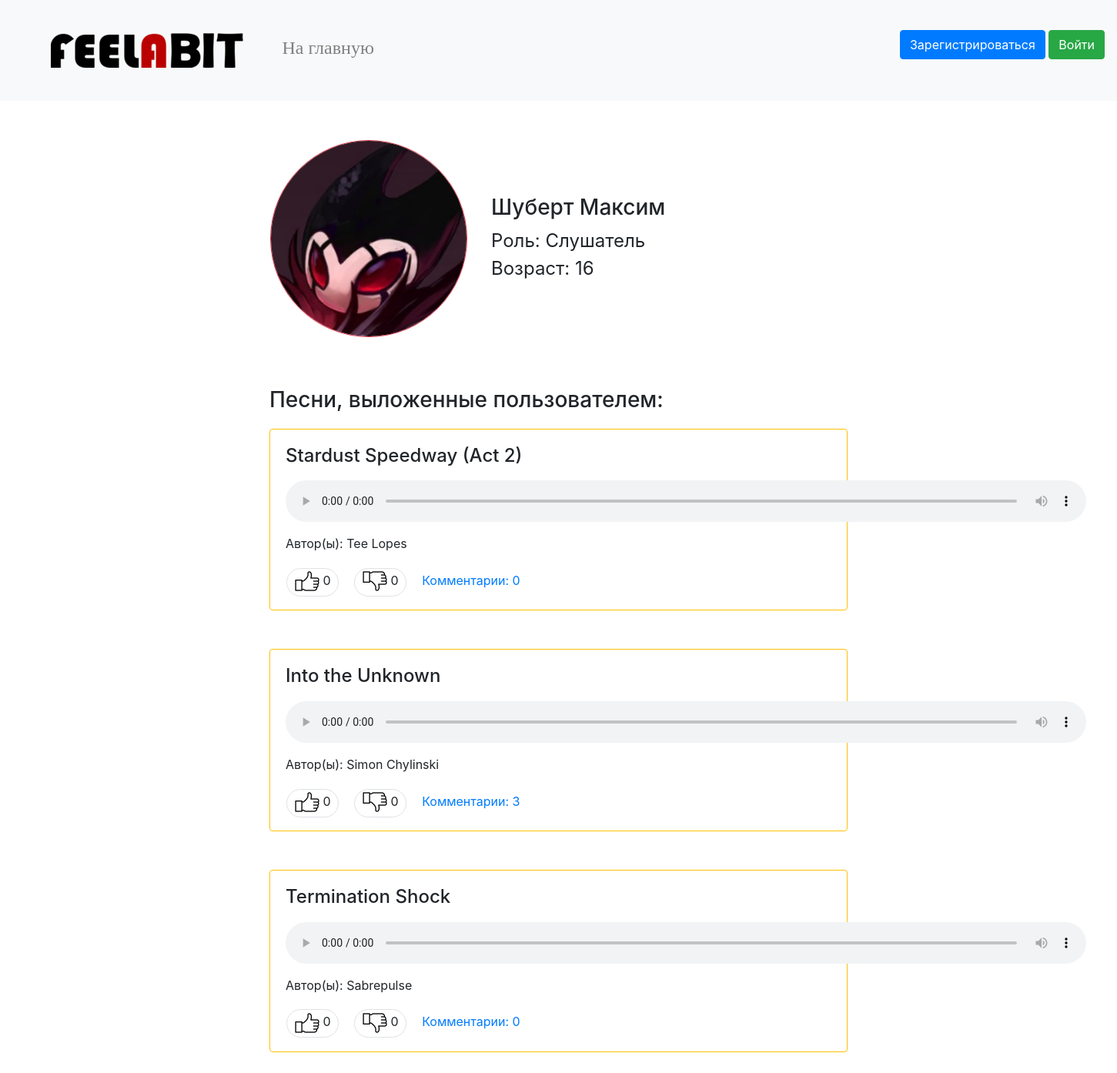
Page /user/1 on the committed database.
### data/users.py (models this page shows, shortened)
class User(SqlAlchemyBase, UserMixin, SerializerMixin):
    __tablename__ = 'users'
    id = sqlalchemy.Column(sqlalchemy.Integer, primary_key=True, autoincrement=True)
    surname = sqlalchemy.Column(sqlalchemy.String, nullable=True)
    name = sqlalchemy.Column(sqlalchemy.String, nullable=True)
    role = sqlalchemy.Column(sqlalchemy.String, nullable=True)
    email = sqlalchemy.Column(sqlalchemy.String, index=True, unique=True, nullable=True)
    age = sqlalchemy.Column(sqlalchemy.Integer, nullable=True)
    avatar_img = sqlalchemy.Column(sqlalchemy.String, default='/static/img/user.png')
    hashed_password = sqlalchemy.Column(sqlalchemy.String, nullable=True)
    modified_date = sqlalchemy.Column(sqlalchemy.DateTime, default=datetime.datetime.now)
    register_date = sqlalchemy.Column(sqlalchemy.DateTime, default=datetime.datetime.now)

### data/audio.py (models this page shows, shortened)
class Audio(SqlAlchemyBase, SerializerMixin):
    __tablename__ = 'audio'
    id = sqlalchemy.Column(sqlalchemy.Integer, primary_key=True, autoincrement=True)
    file = sqlalchemy.Column(sqlalchemy.String, nullable=True)
    publisher = sqlalchemy.Column(sqlalchemy.Integer, sqlalchemy.ForeignKey('users.id'))
    name = sqlalchemy.Column(sqlalchemy.String, nullable=True)
    author = sqlalchemy.Column(sqlalchemy.String, nullable=True)
    genre = sqlalchemy.Column(sqlalchemy.String, nullable=True)
    duration = sqlalchemy.Column(sqlalchemy.Integer, nullable=True)
    likes = sqlalchemy.Column(sqlalchemy.Integer, default=0)
    dislikes = sqlalchemy.Column(sqlalchemy.Integer, default=0)
    likers = sqlalchemy.Column(sqlalchemy.String, nullable=True)
    dislikers = sqlalchemy.Column(sqlalchemy.String, nullable=True)
    comments = sqlalchemy.Column(sqlalchemy.String, default='')
    publish_date = sqlalchemy.Column(sqlalchemy.DateTime, default=datetime.datetime.now)
    modified_date = sqlalchemy.Column(sqlalchemy.DateTime, default=datetime.datetime.now)

### main.py (the view)
@app.route('/user/<int:user_id>')
def user_prof(user_id):
    db_sess = db_session.create_session()
    user = db_sess.query(User).filter(User.id == user_id).first()
    user_audios = []
    for audio in db_sess.query(Audio).filter(Audio.publisher == user_id).all():
        audio_likers = map(int, audio.likers.split()) if audio.likers else []
        audio_dislikers = map(int, audio.dislikers.split()) if audio.dislikers else []
        comments_sum = len(audio.comments.split('✓')) if audio.comments != '' else 0
        user_audios.append([audio.author, audio.file, audio.name, audio.genre, audio.id,
                            audio.likes, audio.dislikes, audio_likers, audio_dislikers,
                            comments_sum])
    user_role = roles[user.role]
    user_info = [user.surname, user.name, user_role, user.age, user.avatar_img, user.id, len(user_audios)]
    return render_template('user.html', user_info=user_info, user_audios=user_audios)

### data/db_session.py (called while the page is built)
def create_session() -> Session:
    global __factory
    return __factory()

### templates/user.html (shortened to what this page needs)
{% extends "base.html" %}
{% block content %}
    <table style="margin-top: 50px;margin-left: 250px; margin-bottom: 40px">
        <tr>
            <td>
                <img src="{{ user_info[4] }}" class="border rounded-circle border-danger" width="256px" height="256px"/>
            </td>
            <td style="padding-left: 30px">
                <h3>{{ user_info[0] }} {{ user_info[1] }}</h3>
                <font size="5">Роль: {{ user_info[2] }}</font><br>
                <font size="5">Возраст: {{ user_info[3] }}</font><br>
            </td>
        </tr>
    </table><br>
    {% if user_info[6] != 0 %}
        {% if current_user.id == user_info[5] %}
            <h3 style="margin-left:250px">Ваши выложенные песни:</h3>
        {% else %}
            <h3 style="margin-left:250px">Песни, выложенные пользователем:</h3>
        {% endif %}
    {% else %}
        {% if current_user.id == user_info[5] %}
            <h3 style="margin-left:250px">Вы не выложили ни одной песни</h3>
        {% else %}
            <h3 style="margin-left:250px">Пользователь не выложил ни одной песни</h3>
        {% endif %}
    {% endif %}
    {% for i in range(user_info[6]) %}
        {% set stl = "margin-left: 250px; margin-right: 250px; margin-bottom: 50px;" %}
        {% if i == 0 %}
            {% set stl = stl + "margin-top: 20px" %}
        {% else %}
            {% set stl = stl + "margin-top: 40px" %}
        {% endif %}
        <div class="border rounded border-warning"
             style="{{ stl }}">
            <h4 style="padding-top: 20px;padding-bottom: 10px;padding-left: 20px">{{ user_audios[i][2] }}</h4>
            <audio class="audio-main" src="/{{ user_audios[i][1] }}" controls></audio>
            <p style="padding-left: 20px">Автор(ы): {{ user_audios[i][0] }}</p>
            <table style="margin-top: 20px; margin-bottom: 20px" width="1060px">
                <tr>
                {% set stl = "width:70px;margin-left:20px;padding-bottom:10px;
                                padding-top:5px;padding-right:5px;" %}
                {% if current_user.id in user_audios[i][7] %}
                    {% set stl = stl + "background-color: silver" %}
                {% endif %}
                    <td align="left">
                <span class="border rounded-pill"
                      style="{{ stl }}">
                    <a href="/like/{{ user_audios[i][4] }} user {{ user_info[5] }}">
                        <img src="/static/img/thumb.png" style="margin-left:10px"/>
                    </a>
                    {{ user_audios[i][5] }}
                </span>
                {% set stl1 = "width:70px;margin-left:20px;padding-bottom:10px;
                                    padding-top:5px;padding-right:5px;" %}
                {% if current_user.id in user_audios[i][8] %}
                    {% set stl1 = stl + "background-color: silver" %}
                {% endif %}
                <span class="border rounded-pill"
                      style="{{ stl1 }}">
                    <a href="/dislike/{{ user_audios[i][4] }} user {{ user_info[5] }}">
                        <img class='rotateimg180 mirrorY' src="/static/img/thumb.png" style="margin-left:10px"/>
                    </a>
                    {{ user_audios[i][6] }}
                </span>
                        <span>
                    <a href="/comments/{{ user_audios[i][4] }}" style="text-decoration: none;margin-left: 20px">Комментарии: {{ user_audios[i][9] }}</a>
                </span>
                    </td>
                </tr>
            </table>
        </div>
    {% endfor %}
{% endblock %}

### static/css/style.css (style rules this page uses)
.audio-main { margin-left: 20px; margin-right: 30px; margin-bottom: 10px; width: 1040px }
.rotateimg180 { -webkit-transform:rotate(180deg); -moz-transform: rotate(180deg); -ms-transform: rotate(180deg); -o-transform: rotate(180deg); transform: rotate(180deg); }
.mirrorY { transform: scale(1, -1); }

### rows in the picture
User: avatar_img (picture), surname "Шуберт", name "Максим"
Audio: name "Stardust Speedway (Act 2)", author "Tee Lopes"
Audio: name "Into the Unknown", author "Simon Chylinski"
Audio: name "Termination Shock", author "Sabrepulse"

### other values in the picture
{{ user_info[2] }} "Слушатель"
{{ user_info[3] }} "16"
{{ user_audios[i][5] }} "0" "0" "0"
{{ user_audios[i][6] }} "0" "0" "0"
{{ user_audios[i][9] }} "0" "3" "0"
